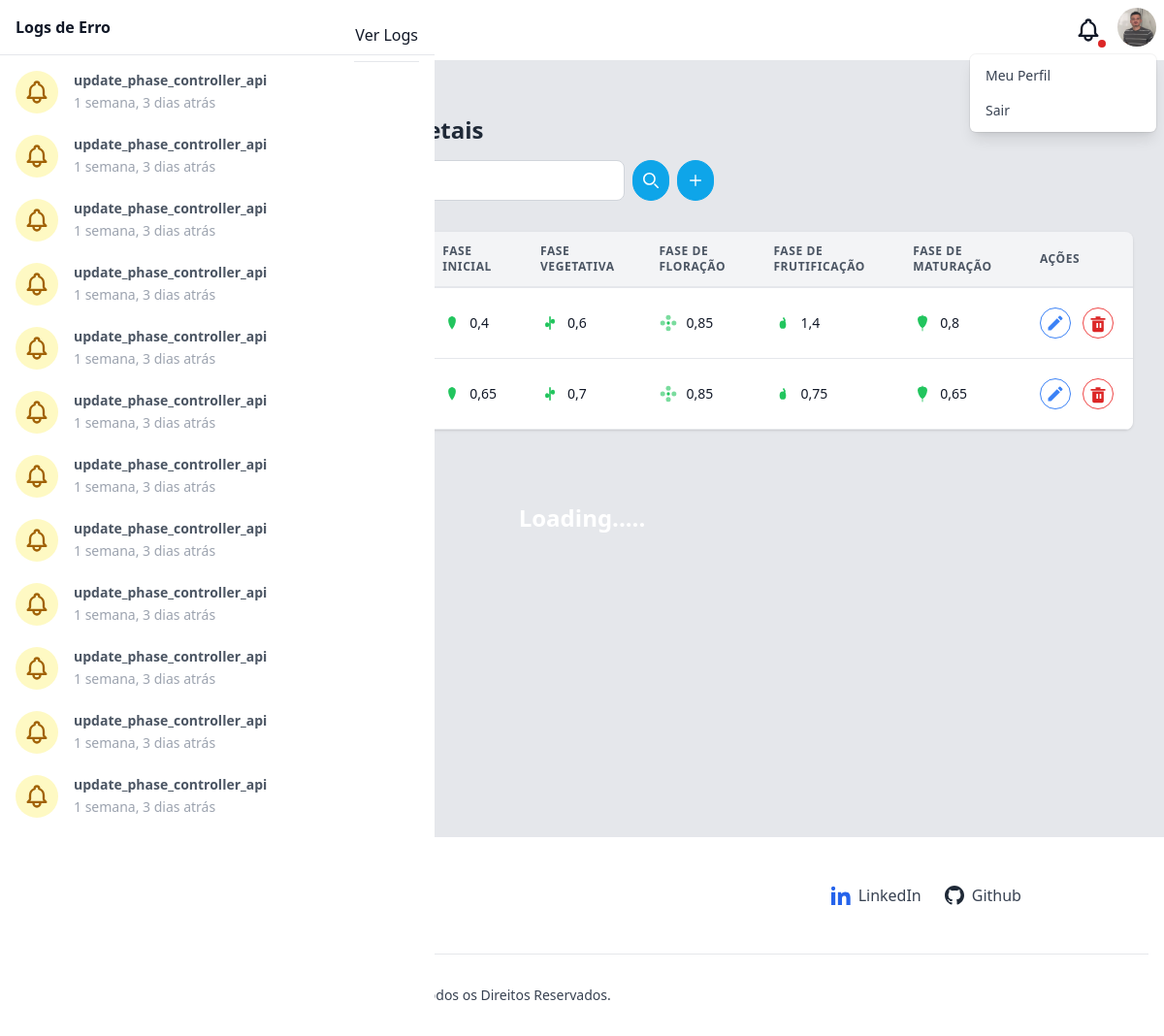
Page /culturesvegetables/ (signed in) on the earlier database version.
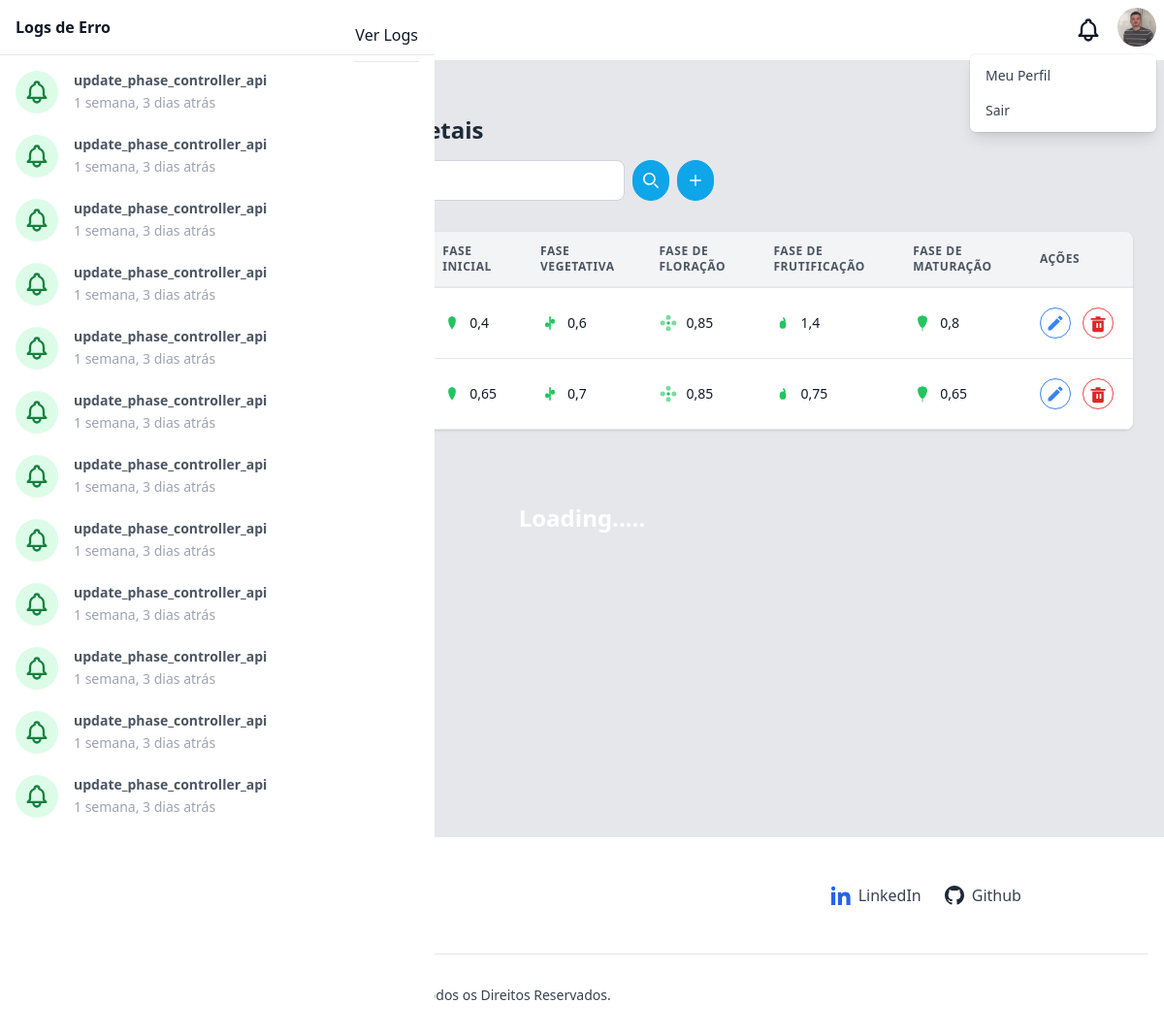
Same page on the later database version.
### logs/models.py (models this page shows, shortened)
class Log(models.Model):
    reference = models.CharField(max_length=255)
    viewed = models.BooleanField(default=0)
    exception = models.JSONField()
    created_at = models.DateTimeField()

### culturesvegetables/views.py (the view)
# urls.py: path('', views.list, name='culturevegetable_list'),
@login_required(login_url='/auth/login/')
def list(request):
    logs = Log.objects.order_by('-created_at')
    hasUnread = logs.filter(viewed=False).exists()
    logs = logs[:12]
    nameQuery = request.GET.get('name', '')
    pageNumber = request.GET.get('page')
    formCultureVegetable = CultureVegetableForm()
    formEditCultureVegetable = CultureVegetableEditForm()
    cultureVegetables = CultureVegetable.objects.all().order_by('name')
    if nameQuery:
        cultureVegetables = cultureVegetables.filter(name__icontains=nameQuery)
    paginator = Paginator(cultureVegetables, 12)
    pageObj = paginator.get_page(pageNumber)
    context = {
        'user': request.user,
        'logs': logs,
        'page_obj': pageObj,
        'name_query': nameQuery,
        'form_culture_vegetable': formCultureVegetable,
        'form_edit_culture_vegetable': formEditCultureVegetable,
        'has_unread': hasUnread
    }
    return render(request, 'culturevegetable/list.html', context)

### templates/culturevegetable/list.html (shortened to what the changed rows need)
{% extends "base.html" %}
{% load static %}
{% block content %}
<div class="antialiased font-sans min-h-[800px] bg-gray-200">
  <div class="container mx-auto py-2 px-4 sm:px-8">
    <div class="py-12">
      <div>
        <h2 class="text-2xl font-semibold leading-tight text-gray-800">
        </h2>
      </div>
      <div class="-mx-4 sm:-mx-8 px-4 sm:px-8 py-4 overflow-x-auto">
        {% if page_obj %}
        <div class="inline-block min-w-full shadow rounded-lg overflow-hidden">
          <table class="min-w-full leading-normal">
            <thead>
              <tr>
                <th
                  class="px-5 py-3 border-b-2 border-gray-200 bg-gray-100 text-left text-xs font-semibold text-gray-600 uppercase tracking-wider"
                >
                </th>
                <th
                  class="px-5 py-3 border-b-2 border-gray-200 bg-gray-100 text-left text-xs font-semibold text-gray-600 uppercase tracking-wider"
                >
                </th>
                <th
                  class="px-5 py-3 border-b-2 border-gray-200 bg-gray-100 text-left text-xs font-semibold text-gray-600 uppercase tracking-wider"
                >
                  Fase Inicial
                </th>
                <th
                  class="px-5 py-3 border-b-2 border-gray-200 bg-gray-100 text-left text-xs font-semibold text-gray-600 uppercase tracking-wider"
                >
                  Fase Vegetativa
                </th>
                <th
                  class="px-5 py-3 border-b-2 border-gray-200 bg-gray-100 text-left text-xs font-semibold text-gray-600 uppercase tracking-wider"
                >
                  Fase de Floração
                </th>
                <th
                  class="px-5 py-3 border-b-2 border-gray-200 bg-gray-100 text-left text-xs font-semibold text-gray-600 uppercase tracking-wider"
                >
                  Fase de Frutificação
                </th>
                <th
                  class="px-5 py-3 border-b-2 border-gray-200 bg-gray-100 text-left text-xs font-semibold text-gray-600 uppercase tracking-wider"
                >
                  Fase de Maturação
                </th>
                <th
                  class="px-5 py-3 border-b-2 border-gray-200 bg-gray-100 text-left text-xs font-semibold text-gray-600 uppercase tracking-wider"
                >
                  Ações
                </th>
              </tr>
            </thead>
          </table>
        </div>
        {% endif %}
      </div>
    </div>
  </div>
</div>
{% endblock %}

### templates/base.html (shortened to what the changed rows need)
{% load static %}
<!DOCTYPE html>
<html lang="pt-br">
  <head>
    <link href="{% static 'css/style.css' %}" rel="stylesheet" />
    <link href="{% static 'css/base.css' %}" rel="stylesheet" />
    <link rel="stylesheet" href="https://unpkg.com/leaflet@1.9.4/dist/leaflet.css" />
  </head>
  <body>
    <div x-data="setup()" x-init="$refs.loading.classList.add('hidden'); setColors(color);" :class="{ 'dark': isDark}">
      <div class="flex h-screen antialiased text-gray-900 bg-gray-100 dark:bg-dark dark:text-light">
        <div class="flex-1 h-full overflow-x-hidden overflow-y-auto">
          <header class="relative bg-white dark:bg-darker">
            <div class="flex items-center justify-between p-2 border-b dark:border-primary-darker">
              <nav aria-label="Secondary" class="hidden space-x-2 md:flex md:items-center">
                <button
                  @click="openNotificationsPanel"
                  class="relative p-2 transition-colors duration-200 rounded-full text-primary-lighter bg-primary-50 hover:text-primary hover:bg-primary-100 dark:hover:text-light dark:hover:bg-primary-dark dark:bg-dark focus:outline-none focus:bg-primary-100 dark:focus:bg-primary-dark focus:ring-primary-darker"
                  id="openNotification"
                >
                  {% if has_unread %}
                    <span
                      id="notifyOn"
                      class="absolute top-8 right-1 block h-2 w-2 rounded-full bg-red-600 ring-2 ring-white"
                    ></span>
                  {% endif %}
                </button>
              </nav>
            </div>
          </header>
        {% block content %}
        {% endblock %}
        </div>
        <section
          x-transition:enter="transition duration-300 ease-in-out transform sm:duration-500"
          x-transition:enter-start="-translate-x-full"
          x-transition:enter-end="translate-x-0"
          x-transition:leave="transition duration-300 ease-in-out transform sm:duration-500"
          x-transition:leave-start="translate-x-0"
          x-transition:leave-end="-translate-x-full"
          x-ref="notificationsPanel"
          x-show="isNotificationsPanelOpen"
          @keydown.escape="isNotificationsPanelOpen = false"
          tabindex="-1"
          aria-labelledby="notificationPanelLabel"
          class="fixed inset-y-0 z-20 w-full max-w-xs bg-white dark:bg-darker dark:text-light sm:max-w-md focus:outline-none"
        >
          <div class="flex flex-col h-screen" x-data="{ activeTabe: 'action' }">
            <div class="flex-shrink-0">
              <div class="flex items-center justify-between px-4 pt-4 border-b dark:border-primary-darker">
                <h2 id="notificationPanelLabel" class="pb-4 font-semibold">Logs de Erro</h2>
              </div>
            </div>
            <div class="flex-1 pt-4 overflow-y-hidden hover:overflow-y-auto">
              {% if logs %}
                <div class="space-y-4" x-show.transition.in="activeTabe == 'action'">
                  {% for log in logs %}
                    <a href="/logs/{{log.id}}/get/"
                      class="block hover:bg-gray-100 dark:hover:bg-gray-200 rounded transition-colors duration-150">
                      <div class="flex px-4 space-x-4">
                        <div class="relative flex-shrink-0">
                          <span class="inline-block p-2 overflow-visible rounded-full
                            {% if log.viewed %}
                              bg-green-100 text-green-700
                            {% else %}
                              bg-yellow-100 text-yellow-700
                            {% endif %}">
                          </span>
                          <div class="absolute h-24 p-px -mt-3 -ml-px bg-primary-50 left-1/2 dark:bg-primary-darker"></div>
                        </div>
                        <div class="flex-1 overflow-hidden">
                          <h5 class="text-sm font-semibold text-gray-600 dark:text-light">
                            {{ log.reference }}
                          </h5>
                          <span class="text-sm font-normal text-gray-400 dark:text-primary-light">
                            {{ log.created_at|timesince }} atrás
                          </span>
                        </div>
                      </div>
                    </a>
                  {% endfor %}
                </div>
              {% endif %}
            </div>
          </div>
      </div>
    </div>
  </body>
</html>

Differences in the rows shown:
changed Log (number 1 of 12 on the later page): viewed False → True (drawn)
changed Log (number 2 of 12 on the later page): viewed False → True (drawn)
changed Log (number 3 of 12 on the later page): viewed False → True (drawn)
changed Log (number 4 of 12 on the later page): viewed False → True (drawn)
changed Log (number 5 of 12 on the later page): viewed False → True (drawn)
changed Log (number 6 of 12 on the later page): viewed False → True (drawn)
changed Log (number 7 of 12 on the later page): viewed False → True (drawn)
changed Log (number 8 of 12 on the later page): viewed False → True (drawn)
changed Log (number 9 of 12 on the later page): viewed False → True (drawn)
changed Log (number 10 of 12 on the later page): viewed False → True (drawn)
changed Log (number 11 of 12 on the later page): viewed False → True (drawn)
changed Log (number 12 of 12 on the later page): viewed False → True (drawn)
